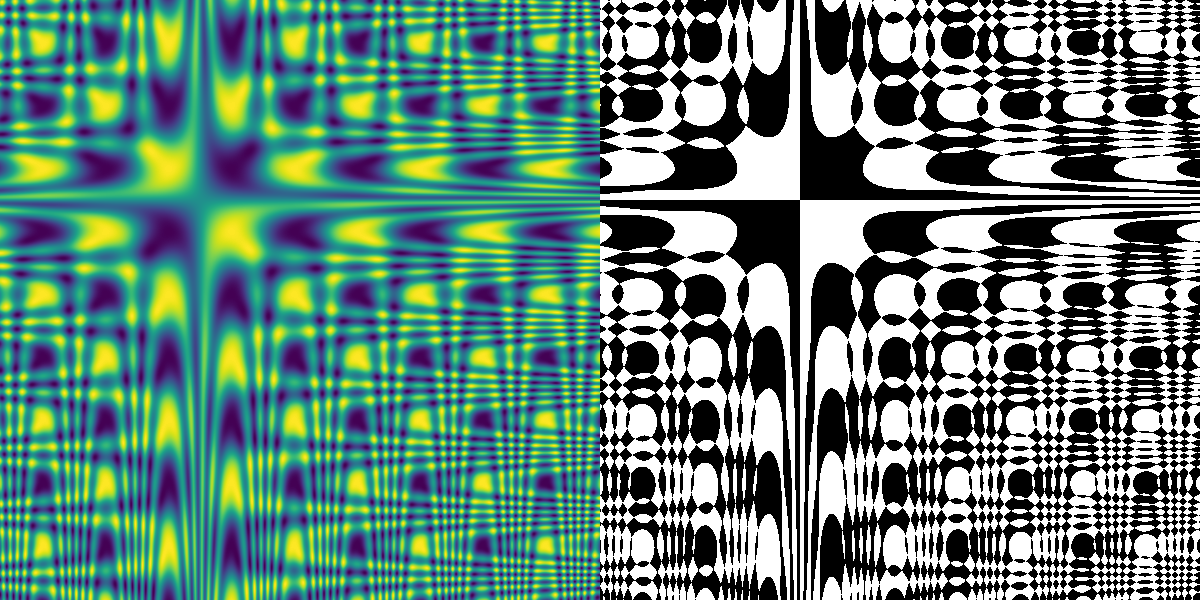

This figure's Python source:
import py5
import numpy as np
from matplotlib import colormaps

"""
sin(sin(y)*x) + sin(sin(x)*y)
from https://mastodon.gamedev.place/@conchoid/116902524539894197
"""

def setup():
    global X, Y
    py5.size(1200, 600)
    
    x = np.linspace(-10, 20, 600)
    y = np.linspace(-10, 20, 600)
    X, Y = np.meshgrid(x, y)
    results = np.sin(np.sin(Y) * X) + np.sin(np.sin(X) * Y)
    normalized = ((results + 2) / 4)  # remap -2,2 range to 0,1 range    
    colored_array = colormaps['viridis'](normalized) * 255
    threshold_array = (normalized > 0.5) * 255
    img1 = py5.create_image_from_numpy(colored_array, 'RGB')
    img2 = py5.create_image_from_numpy(threshold_array, 'L') 
    py5.image(img1, 0, 0)
    py5.image(img2, 600, 0)

def draw():
    pass

def key_pressed():
    if py5.key == 's':
        py5.save_frame('#####.png')

py5.run_sketch(block=False)
